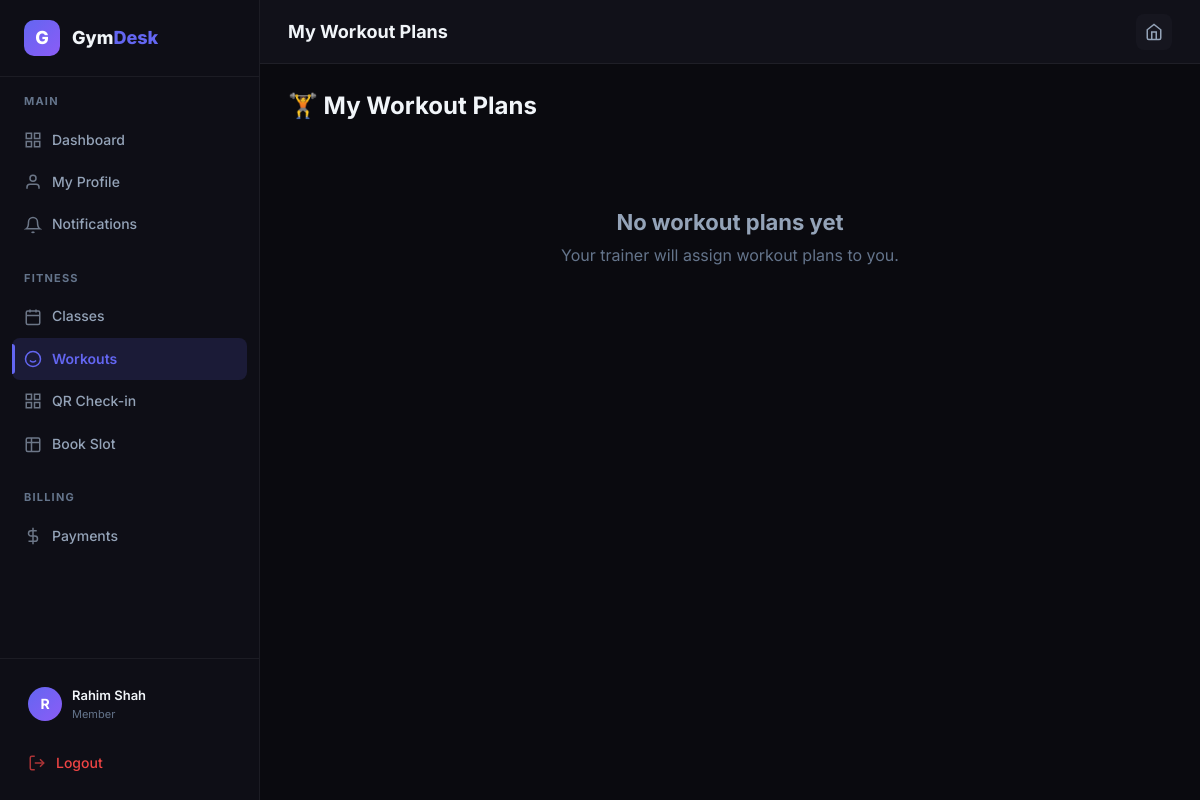
Screenshot of /member/workouts (signed in) with the database file from the repository.
### tables this page shows
CREATE TABLE users (
            id INTEGER PRIMARY KEY AUTOINCREMENT,
            email TEXT UNIQUE NOT NULL,
            password_hash TEXT NOT NULL,
            role TEXT NOT NULL CHECK(role IN ('system_admin','gym_admin','trainer','member')),
            full_name TEXT NOT NULL,
            phone TEXT,
            avatar TEXT,
            is_active INTEGER DEFAULT 1,
            created_at TIMESTAMP DEFAULT CURRENT_TIMESTAMP
        );

### backend/routes/member.py (the view)
@member_bp.route('/workouts')
@login_required
@member_required
def workouts():
    db = get_db()
    member = _get_member(db)
    plans = db.execute('''
        SELECT wp.*, u.full_name as trainer_name
        FROM workout_plans wp
        JOIN trainers t ON wp.trainer_id = t.id
        JOIN users u ON t.user_id = u.id
        WHERE wp.member_id = ?
        ORDER BY wp.created_at DESC
    ''', (member['id'],)).fetchall()
    plans_with_exercises = []
    for plan in plans:
        exercises = db.execute('''
            SELECT * FROM exercises WHERE workout_plan_id = ?
            ORDER BY day_of_week, id
        ''', (plan['id'],)).fetchall()
        plans_with_exercises.append({'plan': plan, 'exercises': exercises})
    db.close()
    return render_template('member/workouts.html', plans=plans_with_exercises, member=member)

### backend/app.py (called while the page is built)
    @property
    def is_authenticated(self):
        return True

### backend/database.py (called while the page is built)
def get_db():
    conn = sqlite3.connect(Config.DATABASE)
    conn.row_factory = sqlite3.Row
    conn.execute("PRAGMA foreign_keys = ON")
    return conn

### backend/routes/member.py (called while the page is built)
def _get_member(db):
    return db.execute('SELECT * FROM members WHERE user_id = ?', (current_user.id,)).fetchone()

### frontend/templates/member/workouts.html
{% extends "dashboard_base.html" %}{% block title %}Workouts{% endblock %}{% block page_title %}My Workout Plans{%
endblock %}
{% block sidebar_nav %}{% include "member/_sidebar.html" %}{% endblock %}
{% block content %}
<div class="page-header">
    <h1>🏋️ My Workout Plans</h1>
</div>
{% if plans %}
{% for item in plans %}
<div class="card mb-4">
    <div class="flex items-center justify-between mb-2">
        <h3>{{ item.plan['title'] }}</h3><span class="badge badge-info">by {{ item.plan['trainer_name'] }}</span>
    </div>
    {% if item.plan['description'] %}<p class="text-sm text-secondary mb-4">{{ item.plan['description'] }}</p>{% endif
    %}
    {% if item.exercises %}
    <div class="table-wrapper">
        <table>
            <thead>
                <tr>
                    <th>Exercise</th>
                    <th>Sets</th>
                    <th>Reps</th>
                    <th>Day</th>
                    <th>Notes</th>
                </tr>
            </thead>
            <tbody>
                {% for e in item.exercises %}<tr>
                    <td class="font-semibold">{{ e['name'] }}</td>
                    <td>{{ e['sets'] or '—' }}</td>
                    <td>{{ e['reps'] or '—' }}</td>
                    <td>{{ e['day_of_week'] or '—' }}</td>
                    <td class="text-sm text-secondary">{{ e['notes'] or '—' }}</td>
                </tr>{% endfor %}
            </tbody>
        </table>
    </div>
    {% else %}<p class="text-muted text-sm">No exercises added yet.</p>{% endif %}
</div>
{% endfor %}
{% else %}<div class="empty-state">
    <h3>No workout plans yet</h3>
    <p>Your trainer will assign workout plans to you.</p>
</div>{% endif %}
{% endblock %}

### frontend/templates/dashboard_base.html (shortened to what this page needs)
{% extends "base.html" %}
{% block extra_css %}
<link rel="stylesheet" href="{{ url_for('static', filename='css/dashboard.css') }}">
{% endblock %}
{% block body %}
<div class="app-shell">
    <aside class="sidebar" id="sidebar">
        <div class="sidebar-header">
            <div class="sidebar-logo">G</div>
            <div class="sidebar-brand">Gym<span>Desk</span></div>
        </div>
        <nav class="sidebar-nav">
            {% block sidebar_nav %}{% endblock %}
        </nav>
        <div class="sidebar-footer">
            <div class="sidebar-user">
                <div class="sidebar-avatar">{{ current_user.full_name[0] }}</div>
                <div class="sidebar-user-info">
                    <div class="sidebar-user-name">{{ current_user.full_name }}</div>
                    <div class="sidebar-user-role">{{ current_user.role | replace('_', ' ') }}</div>
                </div>
            </div>
            <a href="{{ url_for('auth.logout') }}" class="nav-link mt-2" style="color: var(--error);">
                <svg width="18" height="18" viewBox="0 0 24 24" fill="none" stroke="currentColor" stroke-width="2">
                    <path d="M9 21H5a2 2 0 01-2-2V5a2 2 0 012-2h4" />
                    <polyline points="16 17 21 12 16 7" />
                    <line x1="21" y1="12" x2="9" y2="12" />
                </svg>
                Logout
            </a>
        </div>
    </aside>
    <main class="main-content">
        <header class="topbar">
            <div class="topbar-left">
                <h1 class="topbar-title">{% block page_title %}Dashboard{% endblock %}</h1>
            </div>
            <div class="topbar-right">
                <a href="{{ url_for('public.landing') }}" class="topbar-btn" title="Home">
                    <svg width="18" height="18" viewBox="0 0 24 24" fill="none" stroke="currentColor" stroke-width="2">
                        <path d="M3 9l9-7 9 7v11a2 2 0 01-2 2H5a2 2 0 01-2-2z" />
                        <polyline points="9 22 9 12 15 12 15 22" />
                    </svg>
                </a>
            </div>
        </header>
        <div class="page-content">
            {% block content %}{% endblock %}
        </div>
    </main>
</div>
{% endblock %}

### frontend/static/css/main.css (style rules this page uses)
:root { --bg-primary: #0a0a0f; --bg-secondary: #111119; --bg-card: #16161f; --bg-card-hover: #1c1c28; --bg-input: #1a1a26; --bg-sidebar: #0e0e16; --accent-primary: #6366f1; --accent-primary-hover: #818cf8; --accent-secondary: #8b5cf6; --accent-gradient: linear-gradient(135deg, #6366f1, #8b5cf6); --accent-glow: rgba(99, 102, 241, 0.15); --success: #10b981; --success-bg: rgba(16, 185, 129, 0.1); --warning: #f59e0b; --warning-bg: rgba(245, 158, 11, 0.1); --error: #ef4444; --error-bg: rgba(239, 68, 68, 0.1); --info: #3b82f6; --info-bg: rgba(59, 130, 246, 0.1); --text-primary: #f1f5f9; --text-secondary: #94a3b8; --text-muted: #64748b; --text-accent: #a5b4fc; --border-color: rgba(255, 255, 255, 0.06); --border-color-hover: rgba(255, 255, 255, 0.12); --border-accent: rgba(99, 102, 241, 0.3); --shadow-sm: 0 1px 3px rgba(0, 0, 0, 0.3); --shadow-md: 0 4px 12px rgba(0, 0, 0, 0.4); --shadow-lg: 0 8px 30px rgba(0, 0, 0, 0.5); --shadow-glow: 0 0 20px rgba(99, 102, 241, 0.15); --sidebar-width: 260px; --topbar-height: 64px; --border-radius: 12px; --border-radius-sm: 8px; --border-radius-lg: 16px; --transition-fast: 150ms ease; --transition-normal: 250ms ease; --transition-slow: 400ms ease; --font-family: 'Inter', -apple-system, BlinkMacSystemFont, 'Segoe UI', sans-serif; }
*, *::before, *::after { margin: 0; padding: 0; box-sizing: border-box; }
html { font-size: 16px; scroll-behavior: smooth; -webkit-font-smoothing: antialiased; -moz-osx-font-smoothing: grayscale; }
body { font-family: var(--font-family); background-color: var(--bg-primary); color: var(--text-primary); line-height: 1.6; min-height: 100vh; overflow-x: hidden; }
a { color: var(--accent-primary); text-decoration: none; transition: color var(--transition-fast); }
h1, h2, h3, h4, h5, h6 { color: var(--text-primary); font-weight: 700; line-height: 1.2; }
h1 { font-size: 2.25rem; }
h3 { font-size: 1.375rem; }
.empty-state { text-align: center; padding: 60px 20px; color: var(--text-muted); }
.empty-state h3 { color: var(--text-secondary); margin-bottom: 8px; }
.mt-2 { margin-top: 8px; }

### rows the page displays
users: full_name "R", full_name "Rahim Shah", role "Member"
